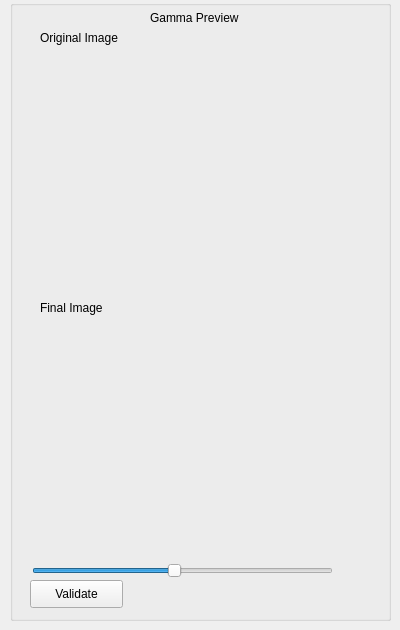
<?xml version="1.0" encoding="UTF-8"?>
<ui version="4.0">
 <class>Form</class>
 <widget class="QWidget" name="Form">
  <property name="geometry">
   <rect>
    <x>0</x>
    <y>0</y>
    <width>400</width>
    <height>630</height>
   </rect>
  </property>
  <property name="windowTitle">
   <string>Form</string>
  </property>
  <widget class="QGroupBox" name="groupBox">
   <property name="geometry">
    <rect>
     <x>10</x>
     <y>0</y>
     <width>381</width>
     <height>621</height>
    </rect>
   </property>
   <property name="title">
    <string/>
   </property>
   <widget class="QLabel" name="label_2">
    <property name="geometry">
     <rect>
      <x>140</x>
      <y>10</y>
      <width>101</width>
      <height>16</height>
     </rect>
    </property>
    <property name="text">
     <string>Gamma Preview</string>
    </property>
   </widget>
   <widget class="QLabel" name="label">
    <property name="geometry">
     <rect>
      <x>30</x>
      <y>30</y>
      <width>101</width>
      <height>16</height>
     </rect>
    </property>
    <property name="text">
     <string>Original Image</string>
    </property>
   </widget>
   <widget class="QLabel" name="lblPreGamma">
    <property name="geometry">
     <rect>
      <x>30</x>
      <y>70</y>
      <width>331</width>
      <height>211</height>
     </rect>
    </property>
    <property name="text">
     <string/>
    </property>
    <property name="scaledContents">
     <bool>true</bool>
    </property>
   </widget>
   <widget class="QLabel" name="label_4">
    <property name="geometry">
     <rect>
      <x>30</x>
      <y>300</y>
      <width>71</width>
      <height>16</height>
     </rect>
    </property>
    <property name="text">
     <string>Final Image</string>
    </property>
   </widget>
   <widget class="QLabel" name="lblPostGamma">
    <property name="geometry">
     <rect>
      <x>30</x>
      <y>320</y>
      <width>311</width>
      <height>231</height>
     </rect>
    </property>
    <property name="text">
     <string/>
    </property>
    <property name="scaledContents">
     <bool>true</bool>
    </property>
   </widget>
   <widget class="QSlider" name="slider_gamma">
    <property name="geometry">
     <rect>
      <x>22</x>
      <y>560</y>
      <width>301</width>
      <height>22</height>
     </rect>
    </property>
    <property name="minimum">
     <number>1</number>
    </property>
    <property name="maximum">
     <number>20</number>
    </property>
    <property name="value">
     <number>10</number>
    </property>
    <property name="orientation">
     <enum>Qt::Horizontal</enum>
    </property>
   </widget>
   <widget class="QPushButton" name="pbValidateGamma">
    <property name="geometry">
     <rect>
      <x>20</x>
      <y>580</y>
      <width>93</width>
      <height>28</height>
     </rect>
    </property>
    <property name="text">
     <string>Validate</string>
    </property>
   </widget>
  </widget>
 </widget>
 <resources/>
 <connections/>
</ui>
